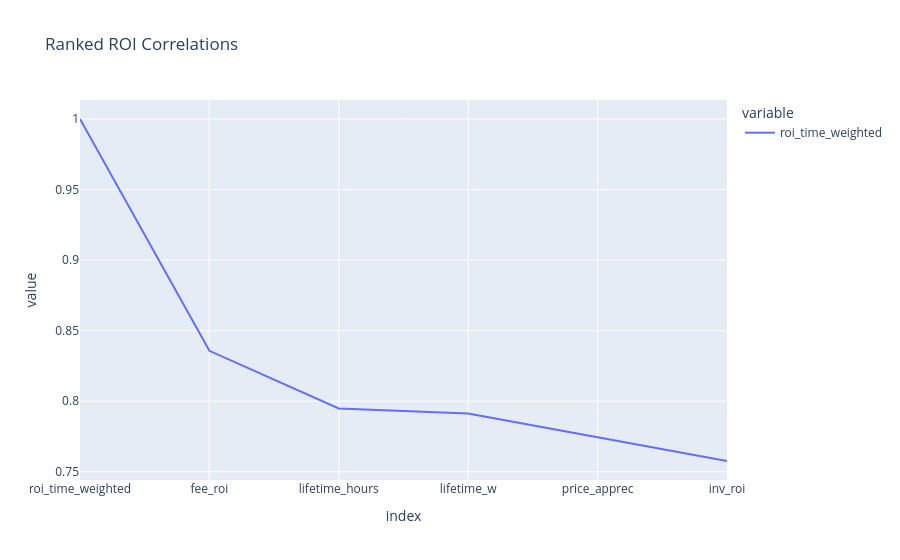

Notebook cell for this chart:
### Markdown cell above
Note the importance of price appreciation as a driver of LP P/L.

### Code cell
numeric_cols = df._get_numeric_data().columns 
c = df[numeric_cols].corr()
c['roi_time_weighted'].sort_values(ascending=False)[:6].plot(
    title  = 'Ranked ROI Correlations'
    
)

### Figure 1 — Plotly figure (JSON) as saved in the notebook; plotly's stock layout.template omitted (floating-point values rounded to 4 significant figures)
{"data": [{"hovertemplate": "variable=roi_time_weighted<br>index=%{x}<br>value=%{y}<extra></extra>", "legendgroup": "roi_time_weighted", "line": {"color": "#636efa", "dash": "solid"}, "marker": {"symbol": "circle"}, "mode": "lines", "name": "roi_time_weighted", "orientation": "v", "showlegend": true, "type": "scatter", "x": ["roi_time_weighted", "fee_roi", "lifetime_hours", "lifetime_w", "price_apprec", "inv_roi"], "xaxis": "x", "y": [1.0, 0.8357, 0.7949, 0.7914, 0.7745, 0.7576], "yaxis": "y"}], "layout": {"legend": {"title": {"text": "variable"}, "tracegroupgap": 0}, "title": {"text": "Ranked ROI Correlations"}, "xaxis": {"anchor": "y", "domain": [0, 1], "title": {"text": "index"}}, "yaxis": {"anchor": "x", "domain": [0, 1], "title": {"text": "value"}}}}
